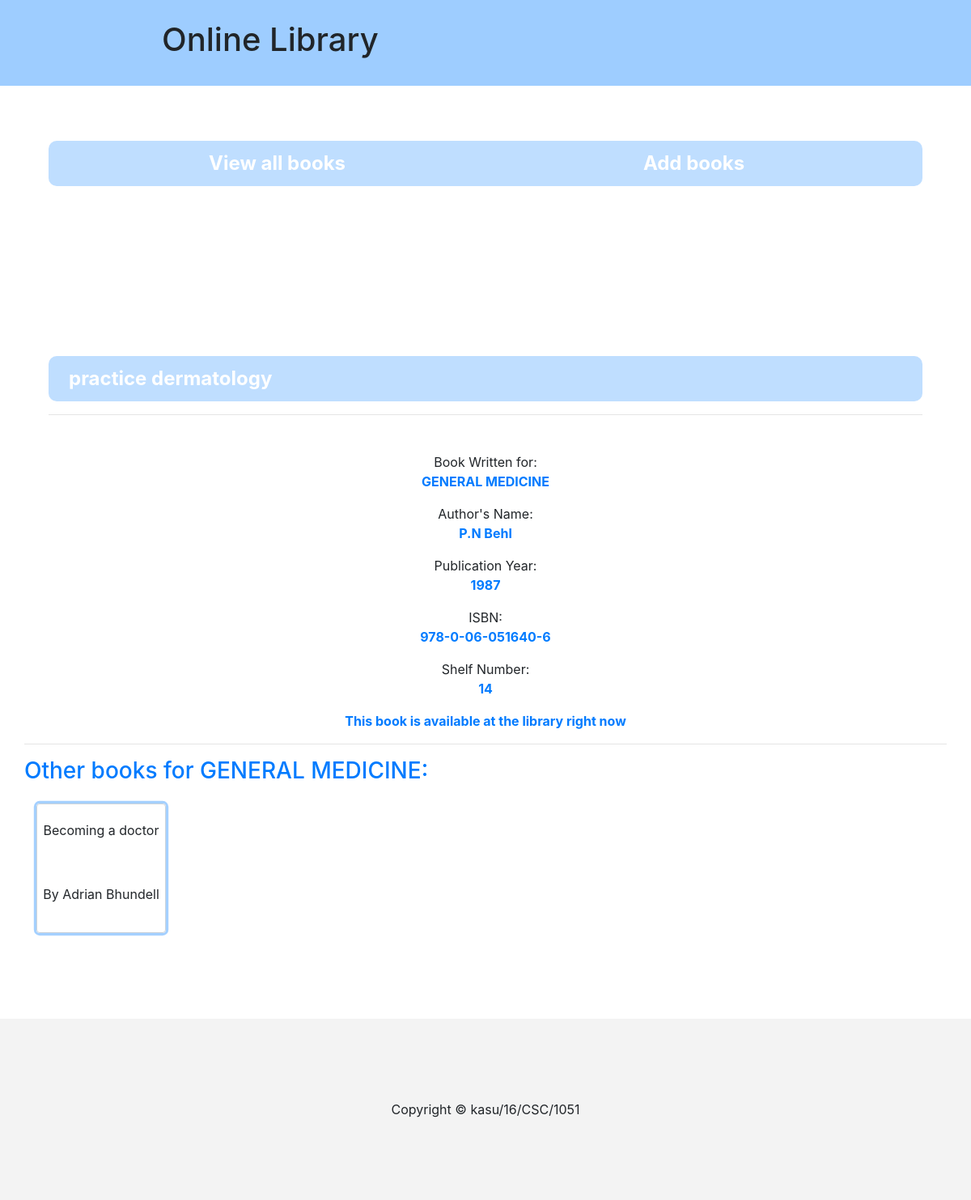
/admin/bookpage.php?book_id=39 (signed in), run on the app's committed database.
### tables this page shows
CREATE TABLE `books` (
  `id` int(255) NOT NULL,
  `image_url` varchar(1000) NOT NULL,
  `name` varchar(200) NOT NULL,
  `author` varchar(255) NOT NULL,
  `publication_year` varchar(50) NOT NULL,
  `books_isbn` varchar(100) NOT NULL,
  `shelf_number` varchar(10) NOT NULL,
  `department_id` int(255) NOT NULL,
  `admin_id` int(255) NOT NULL,
  `borrowed_out` text NOT NULL,
  `date` varchar(15) NOT NULL
);

CREATE TABLE `departments` (
  `id` int(255) NOT NULL,
  `name` varchar(255) NOT NULL
);

### admin/bookpage.php (the view)
<?php include("./inc/header.php")?>
<?php include("./inc/header2.php")?>
<div class="whole_body">
    <div class="container">
        <div class = "row">
            <div class="dept_specific_books_head">
                <div >
                    <?php
                        include("inc/conn.php");
                        if(!isset($_GET['book_id'])){
                            header("location: index.php");
                        }else{
                            $book_id = $_GET['book_id'];
                            $sql_get_book_data = "SELECT * FROM books WHERE id = '".$book_id."'";
                            $sql_query_book_data = mysqli_query($conn, $sql_get_book_data);
                            $sql_fetch_book_data = mysqli_fetch_assoc($sql_query_book_data);
                            echo $sql_fetch_book_data['name'];
                        }
                    ?>
                </div>
                <hr>
            </div>
            <div class="dept_specific_books_body">
                <div class="book_page_body">
                    <?php
                        $sql_get_search_result_department = "SELECT * FROM departments WHERE id = '".$sql_fetch_book_data['department_id']."'";
                        $query_search_result_department = mysqli_query($conn, $sql_get_search_result_department);
                        $fetch_search_result_department = mysqli_fetch_assoc($query_search_result_department);
                        echo "Book Written for: <p class = 'text-primary'><b>".$fetch_search_result_department['name']."</b></p> ";
                    ?>
                    Author's Name: <?php echo "<p class = 'text-primary'><b>".$sql_fetch_book_data['author']."</b></p>"?>
                    Publication Year: <?php echo "<p class = 'text-primary'><b>".$sql_fetch_book_data['publication_year']."</b></p>"?>
                    ISBN: <?php echo "<p class = 'text-primary'><b>".$sql_fetch_book_data['books_isbn']."</b></p>"?>
                    Shelf Number: <?php echo "<p class = 'text-primary'><b>".$sql_fetch_book_data['shelf_number']."</b></p>"?>
                    <?php
                        if($sql_fetch_book_data['borrowed_out'] == '0'){
                            echo "<p class = 'text-primary'><b>This book is available at the library right now</b></p>";
                        }else{
                            echo "<p class = 'text-danger'><b>This book has been borrowed out</b></p>";
                        }
                    ?>
                </div>
                <hr>
                <div>
                    <h3 class = 'text-primary'>Other books for <?php echo $fetch_search_result_department['name']?>:</h3>
                    <?php
                        $sql_same_department_books = "SELECT * FROM books WHERE department_id = '".$fetch_search_result_department['id']."'";
                        $query_same_department_books = mysqli_query($conn, $sql_same_department_books);
                        $number_of_same_department_books_rows = mysqli_num_rows($query_same_department_books);
                        if($number_of_same_department_books_rows <= 1 ):
                            echo "<div class = 'text-danger'>Sorry, this seems to be the only book uploaded for this department.</div>";
                        else:
                            while($fetch_same_department_books = mysqli_fetch_assoc($query_same_department_books)):
                                if($fetch_same_department_books['id'] != $book_id):
                    ?>
                                <a href = "bookpage.php?book_id=<?php echo $fetch_same_department_books['id'] ?>" class = "suggested_book_box book_page_links">
                                    <div>
                                        <?php echo $fetch_same_department_books['name']?>
                                    </div>
                                    <div>
                                        <?php echo "By ".$fetch_same_department_books['author']?>
                                    </div>
                                </a>
                    <?php
                                endif;
                            endwhile;
                        endif;
                    ?>
                </div>
            </div>
        </div>
    </div>
</div>
<?php include("./inc/footer.php")?>

### admin/assets/css/custom.css (style rules this page uses)
.dept_specific_books_head { padding: 30px; width: 100%; }
.dept_specific_books_head>div { background-color: rgba(0, 123, 255, 0.25); border-radius: 10px; padding: 10px 25px 10px 25px; font-size: 150%; font-weight: bold; color: #fff; }
.dept_specific_books_body { min-height: 700px; width: 100%; }
.book_page_links { text-decoration: none; color: inherit; }
.whole_body { margin-top: 150px; }
.book_page_body { text-align: center; }
.suggested_book_box { border-color: #80bdff; box-shadow: 0 0 0 0.2rem rgba(0, 123, 255, 0.356); margin: 15px 15px; display: inline-block; height: 10rem; width: 10rem; background-clip: padding-box; border: 1px solid #ced4da; border-radius: 0.25rem; text-align: center; }
.suggested_book_box > div { height: 50%; vertical-align: middle; padding: 20px 0 0 0; }

### data on the page
books: name "practice dermatology", author "P.N Behl", publication_year "1987", books_isbn "978-0-06-051640-6", shelf_number "14"
departments: name "GENERAL MEDICINE"
books: name "Becoming a doctor", author "Adrian Bhundell"
